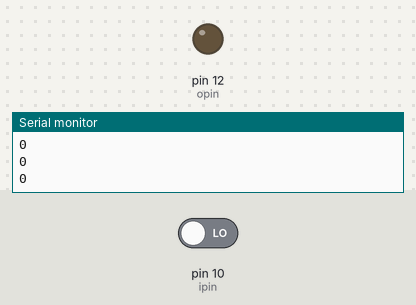
Recording of a sketch running on a simulated Arduino Uno, built with avr-gcc and run on an emulated ATmega328P. On the bench: output pins drawn as LEDs (lit = HIGH), the last lines printed to the serial monitor. The test bench sets the inputs (shaded band); at power-on: pin 10 (ipin) LOW.

Above: at 1.2 s.
1.3 s: pin 10 (ipin) driven HIGH
At 2.2 s:
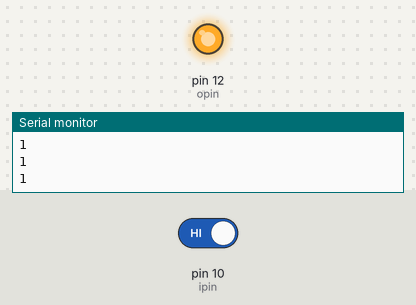
2.8 s: pin 10 (ipin) driven LOW
At 3.4 s:
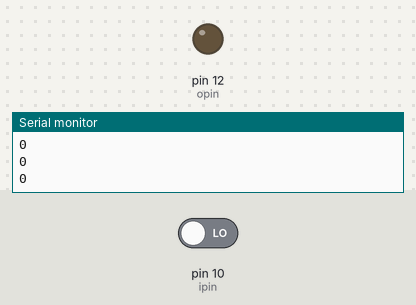
Timing chart, 0 to 5.8 s (numbered marks = the images above; inputs shaded):
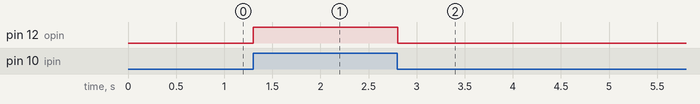

The sketch:

ReceiverCS.ino
```cpp
const int ipin = 10;
const int opin = 12;
const int halfTimePeriod = 1000; //Unit: microseconds

void setup() {
  pinMode(ipin, INPUT);
  pinMode(opin, OUTPUT);
  Serial.begin(9600);
}
int signal;
int n = 0;
void loop() {
    delay(100);  // for seeing in oscilloscope remove the delay but to get string in serial monitor maintain this delay equal to the one at
  // Tx Side
    signal = digitalRead(ipin);
    digitalWrite(opin,signal);
    Serial.println(signal);
}
```

Measured:
- after the input at 1.3 s, pin 12 (opin): LOW → HIGH at once
- after the input at 2.8 s, pin 12 (opin): HIGH → LOW at once
